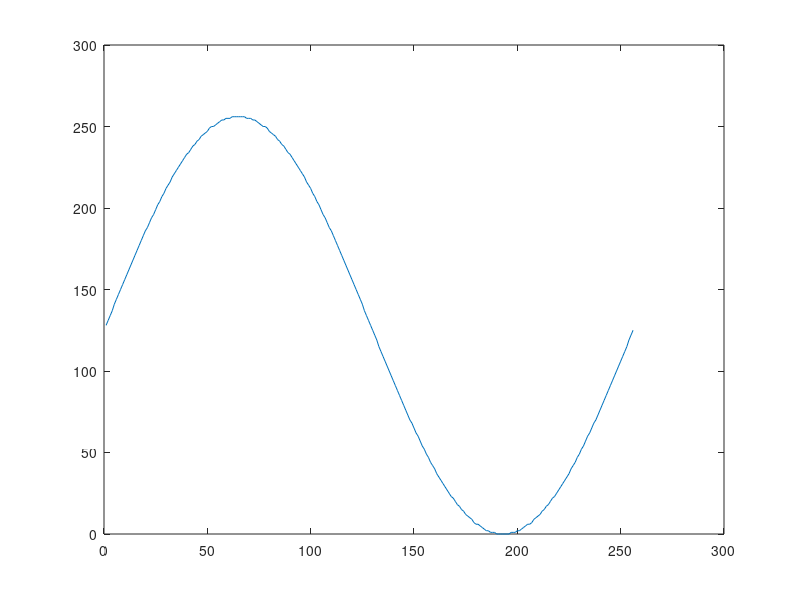

Write the MATLAB code that produced this figure.
x=0:2*pi/256:2*pi-2*pi/256;
y=round(128*(sin(x)+1));
plot(y);

file=fopen('sin_tab.txt','wt');

fprintf(file,'int sin_tab[256]={');
fprintf(file,'%d, ',y(1:255));
fprintf(file,'%d',y(256));
fprintf(file,'};');

fclose(file);